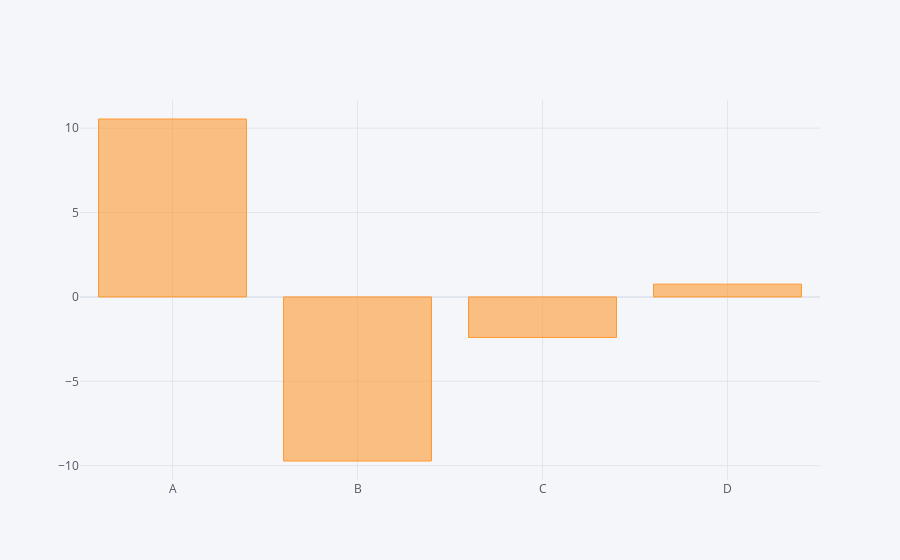

Here is the notebook cell this chart was saved with:
### Code cell
# Ex 3iv:- Taking the sum of each column.....

df1.sum().iplot(kind='bar')

### Figure 1 — Plotly figure (JSON) as saved in the notebook; plotly's stock layout.template omitted (floating-point values rounded to 4 significant figures)
{"data": [{"marker": {"color": "rgba(255, 153, 51, 0.6)", "line": {"color": "rgba(255, 153, 51, 1.0)", "width": 1}}, "name": "None", "orientation": "v", "text": "", "type": "bar", "x": ["A", "B", "C", "D"], "y": [10.54, -9.721, -2.401, 0.7586]}], "layout": {"legend": {"bgcolor": "#F5F6F9", "font": {"color": "#4D5663"}}, "paper_bgcolor": "#F5F6F9", "plot_bgcolor": "#F5F6F9", "title": {"font": {"color": "#4D5663"}}, "xaxis": {"gridcolor": "#E1E5ED", "showgrid": true, "tickfont": {"color": "#4D5663"}, "title": {"font": {"color": "#4D5663"}, "text": ""}, "zerolinecolor": "#E1E5ED"}, "yaxis": {"gridcolor": "#E1E5ED", "showgrid": true, "tickfont": {"color": "#4D5663"}, "title": {"font": {"color": "#4D5663"}, "text": ""}, "zerolinecolor": "#E1E5ED"}}}
